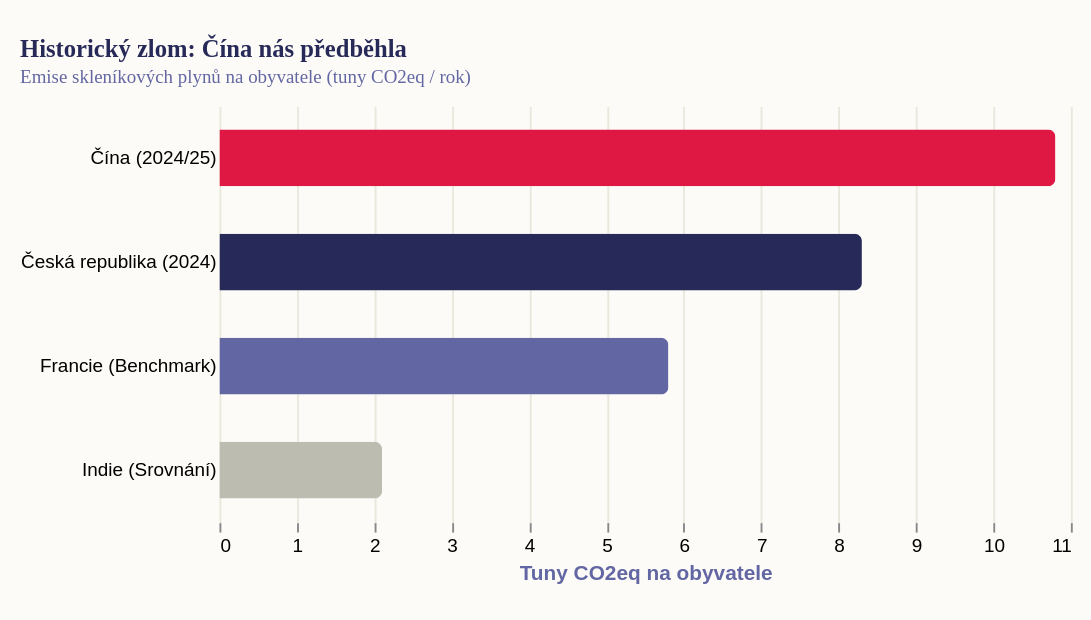

Here is the Vega-Lite specification saved for this chart:
### Vega-Lite specification from a JSON file in a GitHub repository (floating-point values rounded to 4 significant figures)
{"_source": "EDGAR (Emissions Database for Global Atmospheric Research) 2025, Eurostat", "$schema": "https://vega.github.io/schema/vega-lite/v5.json", "description": "Historický zlom: Emise na obyvatele (t CO2eq / os)", "width": 450, "height": 220, "padding": {"top": 20, "left": 10, "right": 10, "bottom": 20}, "autosize": {"type": "pad", "resize": true}, "background": "#fdfbf7", "title": {"text": "Historický zlom: Čína nás předběhla", "subtitle": "Emise skleníkových plynů na obyvatele (tuny CO2eq / rok)", "font": "Roboto Slab", "fontSize": 13, "fontWeight": "bold", "anchor": "start", "color": "#272a59", "subtitleFont": "Work Sans", "subtitleFontSize": 10, "subtitleColor": "#6267a3", "offset": 10}, "data": {"values": [{"cat": "Čína (2024/25)", "val": 10.8, "color": "#de1743"}, {"cat": "Česká republika (2024)", "val": 8.3, "color": "#272a59"}, {"cat": "Francie (Benchmark)", "val": 5.8, "color": "#6267a3"}, {"cat": "Indie (Srovnání)", "val": 2.1, "color": "#bcbcb0"}]}, "mark": {"type": "bar", "tooltip": true, "cornerRadiusEnd": 4, "size": 30}, "encoding": {"y": {"field": "cat", "type": "nominal", "title": null, "sort": "-x", "axis": {"ticks": false, "domain": false}}, "x": {"field": "val", "type": "quantitative", "title": "Tuny CO2eq na obyvatele", "axis": {"gridColor": "#e8e8dc", "domain": false}}, "color": {"field": "color", "type": "nominal", "scale": null}}, "config": {"view": {"stroke": "transparent"}, "title": {"font": "Roboto Slab", "fontWeight": "bold", "fontSize": 13, "anchor": "start", "color": "#272a59", "subtitleFont": "Work Sans", "subtitleFontSize": 10, "subtitleColor": "#6267a3"}, "axis": {"titleColor": "#6267a3"}, "legend": {}}}
